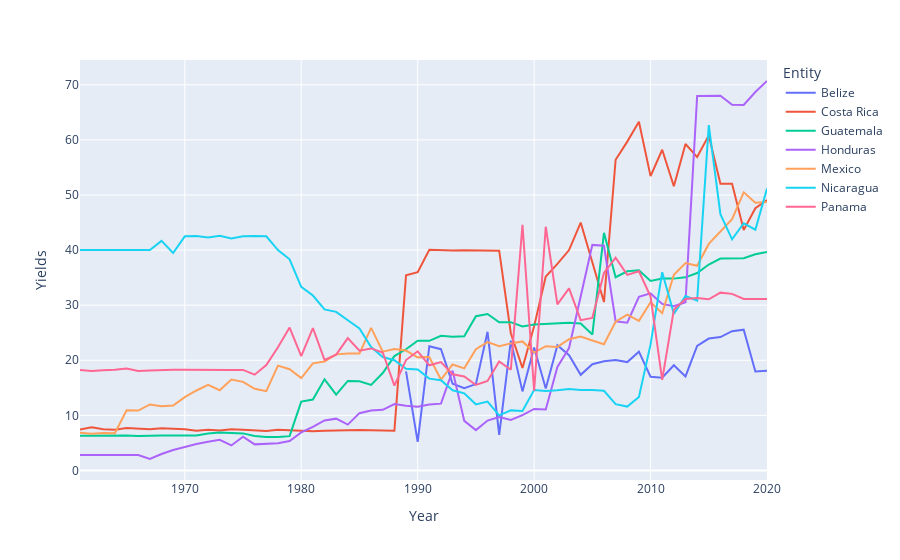

Notebook code cell kept with this figure:
### Code cell
'Sử dụng biểu đồ đường để trực quan sản lượng thu hoạch được của các quốc gia bắc My'
mask = tomato['Entity'].isin(North_America)
import plotly.express as px

fig = px.line(tomato[mask], x = 'Year', y = 'Yields', color = 'Entity')
fig.show()
